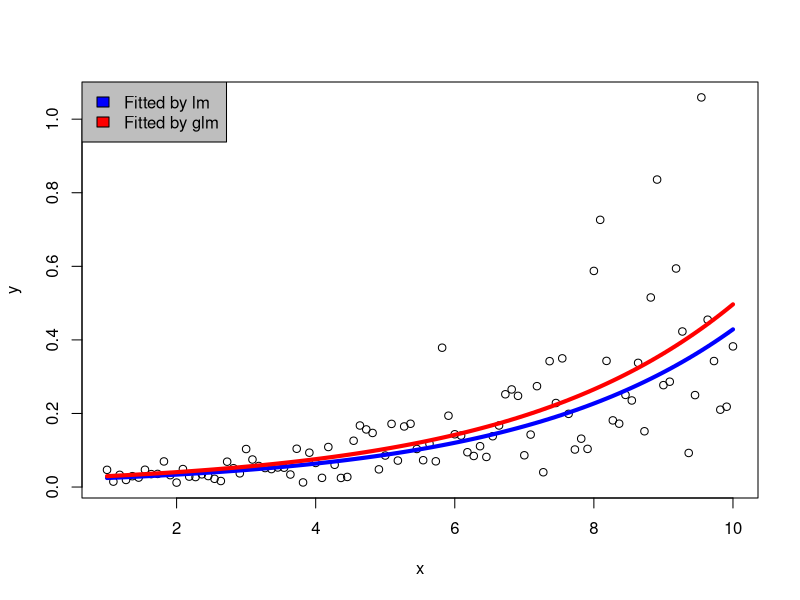

Here is the R script that generated this plot:
family <- quasipoisson()

linkfun <- family$linkfun
linkinv <- family$linkinv

x <- seq(1, 10, length.out = 100)
y <- linkinv( .3 * x - 4 + rnorm(length(x), sd=.5))

fit <- lm(linkfun(y) ~ x)
gfit <- glm(y ~ x, quasipoisson())


coef(fit)
coef(gfit)


plot(y ~ x)
lines(x, linkinv(predict(fit)), col="blue", lwd=4)
lines(x, linkinv(predict(gfit)), col="red", lwd=4)

legend(
       "topleft", 
       c("Fitted by lm", "Fitted by glm"),
       fill = c("blue", "red"),
       bg = "gray"
       )


